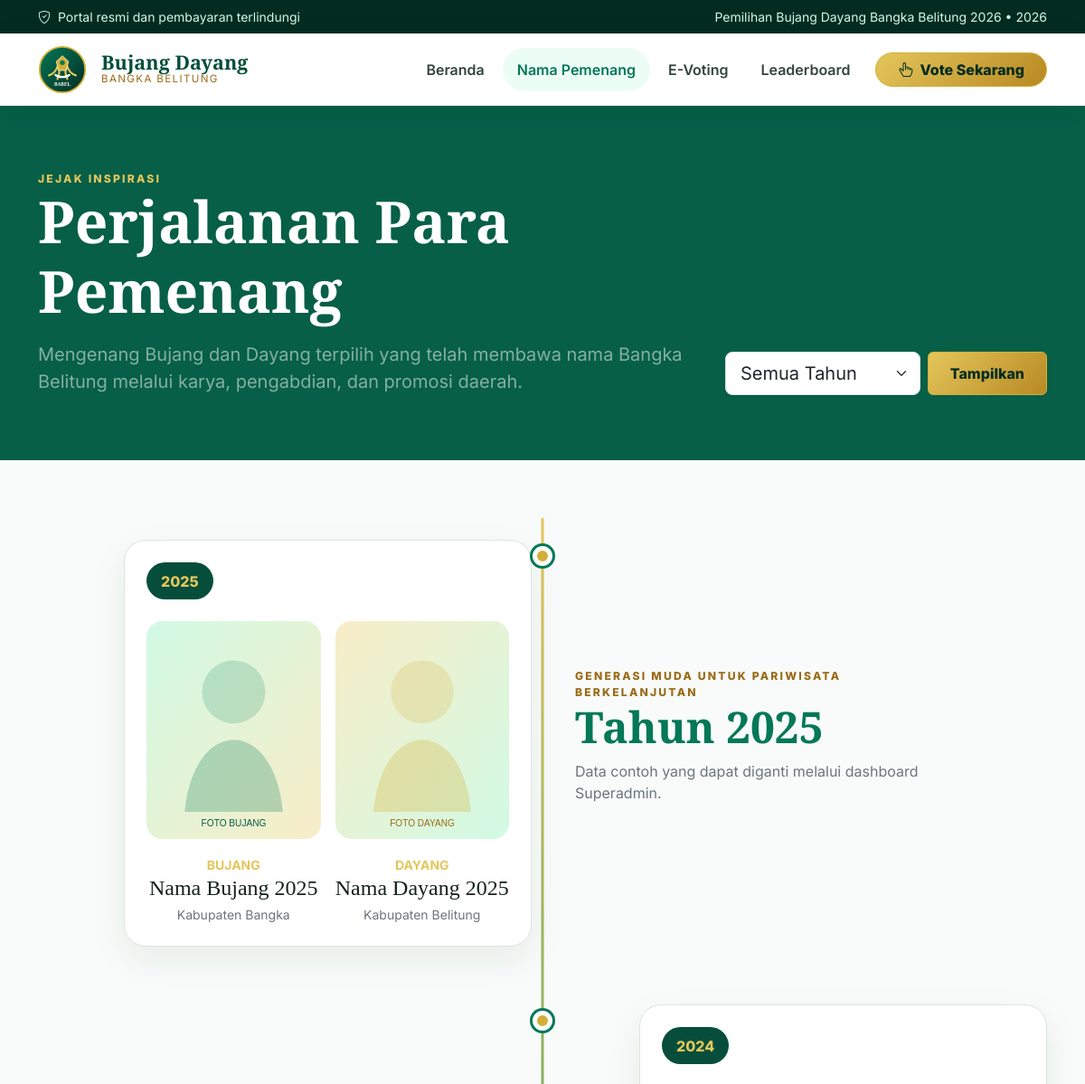
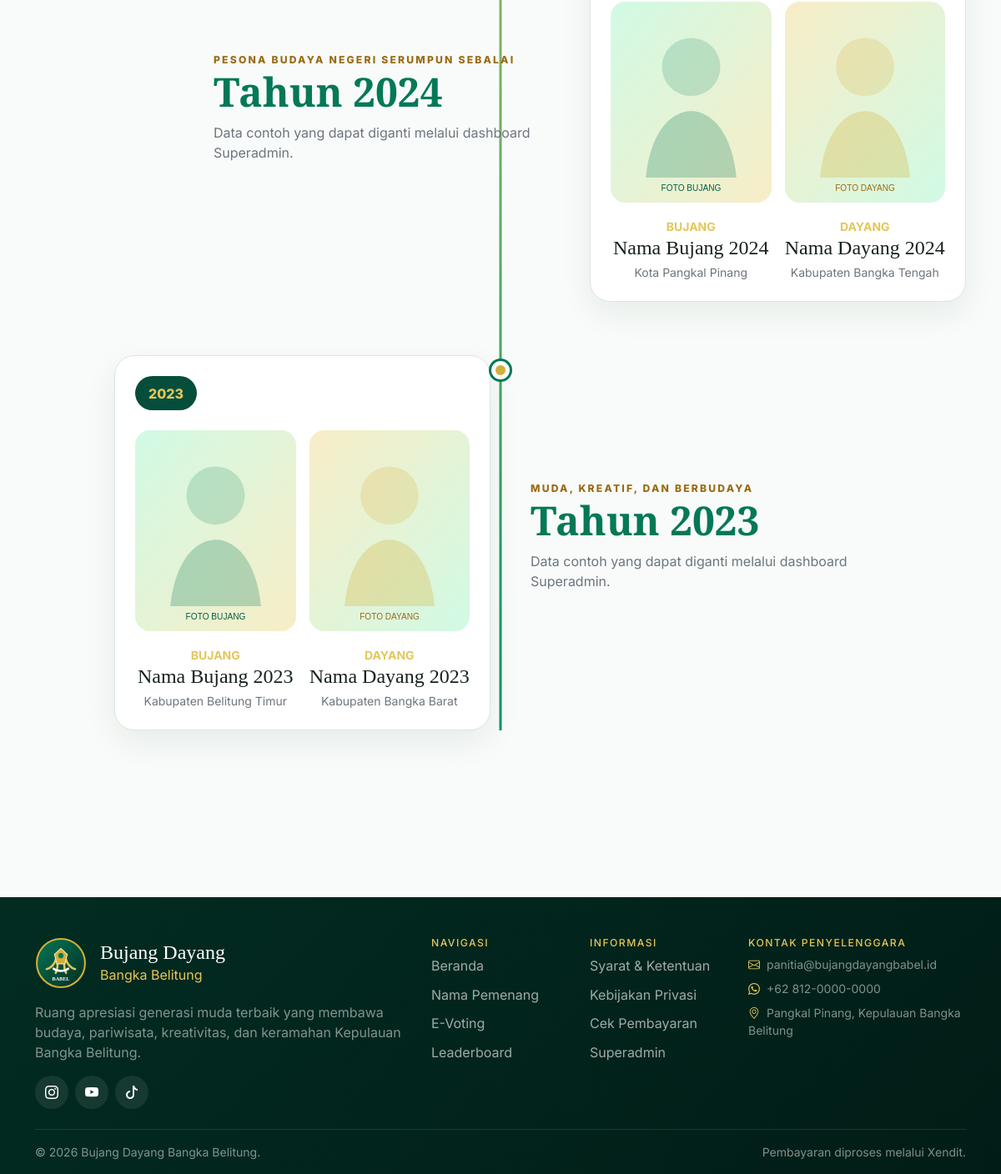
The page /winners.php on the database its author committed (2 pictures, top to bottom).
### tables this page shows
CREATE TABLE IF NOT EXISTS events (
  id BIGINT UNSIGNED AUTO_INCREMENT PRIMARY KEY,
  name VARCHAR(180) NOT NULL,
  year SMALLINT UNSIGNED NOT NULL,
  theme VARCHAR(255) NULL,
  voting_start_at DATETIME NULL,
  voting_end_at DATETIME NULL,
  status ENUM('DRAFT','PUBLISHED','VOTING_ACTIVE','VOTING_CLOSED','ARCHIVED') NOT NULL DEFAULT 'DRAFT',
  homepage_mode ENUM('AUTO','GENERAL','LEADERBOARD') NOT NULL DEFAULT 'AUTO',
  leaderboard_visible TINYINT(1) NOT NULL DEFAULT 1,
  leaderboard_frozen TINYINT(1) NOT NULL DEFAULT 0,
  points_visible TINYINT(1) NOT NULL DEFAULT 1,
  created_at DATETIME NOT NULL,
  updated_at DATETIME NOT NULL,
  INDEX idx_events_status_year(status,year)
);

CREATE TABLE IF NOT EXISTS winners (
  id BIGINT UNSIGNED AUTO_INCREMENT PRIMARY KEY,
  year SMALLINT UNSIGNED NOT NULL UNIQUE,
  theme VARCHAR(255) NULL,
  bujang_name VARCHAR(150) NOT NULL,
  bujang_region_id BIGINT UNSIGNED NULL,
  bujang_photo VARCHAR(255) NULL,
  dayang_name VARCHAR(150) NOT NULL,
  dayang_region_id BIGINT UNSIGNED NULL,
  dayang_photo VARCHAR(255) NULL,
  description TEXT NULL,
  documentation_url VARCHAR(255) NULL,
  is_published TINYINT(1) NOT NULL DEFAULT 1,
  created_at DATETIME NOT NULL,
  updated_at DATETIME NOT NULL,
  CONSTRAINT fk_winner_bujang_region FOREIGN KEY(bujang_region_id) REFERENCES regions(id) ON DELETE SET NULL,
  CONSTRAINT fk_winner_dayang_region FOREIGN KEY(dayang_region_id) REFERENCES regions(id) ON DELETE SET NULL
);

CREATE TABLE IF NOT EXISTS regions (
  id BIGINT UNSIGNED AUTO_INCREMENT PRIMARY KEY,
  name VARCHAR(120) NOT NULL UNIQUE,
  type ENUM('KABUPATEN','KOTA','PROVINSI') NOT NULL DEFAULT 'KABUPATEN',
  sort_order INT NOT NULL DEFAULT 0,
  is_active TINYINT(1) NOT NULL DEFAULT 1
);

### app/helpers.php (called while the page is built, shortened)
<?php
function env_value(string $key, mixed $default = null): mixed
{
    static $values = null;
    if ($values === null) {
        $values = [];
        $path = dirname(__DIR__) . '/.env';
    }
    $value = $values[$key] ?? getenv($key);
    if ($value === false || $value === null || $value === '') {
        return $default;
    }
    return match (strtolower((string) $value)) {
        'true' => true,
        'false' => false,
        'null' => null,
        default => $value,
    };
}
function app_config(?string $key = null, mixed $default = null): mixed
{
    static $config = null;
    $config ??= require dirname(__DIR__) . '/config/app.php';
    if ($key === null) {
        return $config;
    }
    $segments = explode('.', $key);
    $value = $config;
    foreach ($segments as $segment) {
        $value = $value[$segment];
    }
    return $value;
}
function db(): PDO
{
    return Database::connection();
}
function e(string|int|float|null $value): string
{
    return htmlspecialchars((string) $value, ENT_QUOTES, 'UTF-8');
}
function url(string $path = ''): string
{
    $base = rtrim((string) app_config('app.url', ''), '/');
    return $base . '/' . ltrim($path, '/');
}
function asset(string $path): string
{
    return url('assets/' . ltrim($path, '/'));
}
function upload_url(?string $path, string $fallback = 'images/placeholder-bujang.svg'): string
{
    if (!$path) {
        return asset($fallback);
    }
    return url(ltrim($path, '/'));
}
function active_event(): ?array
{
    static $event = false;
    try {
        $stmt = db()->query("SELECT * FROM events WHERE status IN ('PUBLISHED','VOTING_ACTIVE','VOTING_CLOSED') ORDER BY year DESC, id DESC LIMIT 1");
        $event = $stmt->fetch() ?: null;
    } catch (Throwable) {
        $event = null;
    }
    return $event;
}

### config/app.php (called while the page is built, shortened)
<?php
return [
    'app' => [
        'name' => env_value('APP_NAME', 'Bujang Dayang Bangka Belitung'),
        'env' => env_value('APP_ENV', 'production'),
        'debug' => (bool) env_value('APP_DEBUG', false),
        'url' => env_value('APP_URL', 'http://localhost'),
        'timezone' => env_value('APP_TIMEZONE', 'Asia/Jakarta'),
        'install_key' => env_value('APP_INSTALL_KEY', ''),
        'encryption_key' => env_value('APP_ENCRYPTION_KEY', ''),
        'cron_secret' => env_value('CRON_SECRET', ''),
    ],
    'database' => [
        'host' => env_value('DB_HOST', 'localhost'),
        'port' => (int) env_value('DB_PORT', 3306),
        'database' => env_value('DB_DATABASE', 'bujang_dayang'),
        'username' => env_value('DB_USERNAME', 'root'),
        'password' => env_value('DB_PASSWORD', ''),
        'charset' => 'utf8mb4',
    ],
    'xendit' => [
        'api_url' => rtrim((string) env_value('XENDIT_API_URL', 'https://api.xendit.co'), '/'),
        'secret_key' => env_value('XENDIT_SECRET_KEY', ''),
        'business_id' => env_value('XENDIT_BUSINESS_ID', ''),
        'webhook_token' => env_value('XENDIT_WEBHOOK_TOKEN', ''),
        'allowed_channels' => array_values(array_filter(array_map('trim', explode(',', (string) env_value('XENDIT_ALLOWED_CHANNELS', 'QRIS,DANA,OVO,SHOPEEPAY'))))),
        'expiry_minutes' => (int) env_value('PAYMENT_EXPIRY_MINUTES', 30),
    ],
];

### app/bootstrap.php (called while the page is built, shortened)
<?php
require_once __DIR__ . '/helpers.php';
require_once __DIR__ . '/Database.php';
$config = app_config();

### app/Database.php (called while the page is built, shortened)
<?php
final class Database
{
    private static ?PDO $pdo = null;
    public static function connection(): PDO
    {
        if (self::$pdo instanceof PDO) {
            return self::$pdo;
        }
        $config = app_config('database');
        $dsn = sprintf('mysql:host=%s;port=%d;dbname=%s;charset=%s', $config['host'], $config['port'], $config['database'], $config['charset']);
        self::$pdo = new PDO($dsn, $config['username'], $config['password'], [
            PDO::ATTR_ERRMODE => PDO::ERRMODE_EXCEPTION,
            PDO::ATTR_DEFAULT_FETCH_MODE => PDO::FETCH_ASSOC,
            PDO::ATTR_EMULATE_PREPARES => false,
        ]);
        return self::$pdo;
    }
}

### winners.php (the view)
<?php
require __DIR__.'/app/bootstrap.php';$pageTitle='Nama Pemenang';$pageDescription='Perjalanan pemenang Bujang Dayang Bangka Belitung dari tahun ke tahun.';$year=(int)($_GET['year']??0);$sql="SELECT w.*, rb.name bujang_region, rd.name dayang_region FROM winners w LEFT JOIN regions rb ON rb.id=w.bujang_region_id LEFT JOIN regions rd ON rd.id=w.dayang_region_id WHERE w.is_published=1";$params=[];if($year){$sql.=' AND w.year=?';$params[]=$year;}$sql.=' ORDER BY w.year DESC';$stmt=db()->prepare($sql);$stmt->execute($params);$winners=$stmt->fetchAll();$years=db()->query('SELECT DISTINCT year FROM winners WHERE is_published=1 ORDER BY year DESC')->fetchAll(PDO::FETCH_COLUMN);require __DIR__.'/views/partials/header.php';
?>
<section class="py-5 bg-emerald text-white"><div class="container py-4"><div class="row align-items-end g-4"><div class="col-lg-8"><div class="section-kicker text-gold">Jejak Inspirasi</div><h1 class="display-3 fw-bold mb-3">Perjalanan Para Pemenang</h1><p class="text-white-50 fs-5 mb-0">Mengenang Bujang dan Dayang terpilih yang telah membawa nama Bangka Belitung melalui karya, pengabdian, dan promosi daerah.</p></div><div class="col-lg-4"><form class="d-flex gap-2"><select class="form-select form-select-lg" name="year"><option value="">Semua Tahun</option><?php foreach($years as $y):?><option value="<?= (int)$y ?>" <?= $year===(int)$y?'selected':'' ?>><?= (int)$y ?></option><?php endforeach;?></select><button class="btn btn-gold px-4">Tampilkan</button></form></div></div></div></section>
<section class="section-space"><div class="container"><div class="timeline"><?php foreach($winners as $i=>$w):?><div class="timeline-item"><span class="timeline-dot"></span><div class="row g-4 align-items-center <?= $i%2?'flex-row-reverse':'' ?>"><div class="col-lg-5 <?= $i%2?'':'offset-lg-1' ?>"><div class="winner-card"><span class="year-badge mb-4"><?= (int)$w['year'] ?></span><div class="row g-3"><div class="col-6"><div class="winner-photo"><img src="<?= upload_url($w['bujang_photo'],'images/placeholder-bujang.svg') ?>" alt="<?= e($w['bujang_name']) ?>"></div><div class="text-center mt-3"><span class="small text-uppercase text-gold fw-bold">Bujang</span><h4 class="mb-1"><?= e($w['bujang_name']) ?></h4><div class="small text-secondary"><?= e($w['bujang_region']) ?></div></div></div><div class="col-6"><div class="winner-photo"><img src="<?= upload_url($w['dayang_photo'],'images/placeholder-dayang.svg') ?>" alt="<?= e($w['dayang_name']) ?>"></div><div class="text-center mt-3"><span class="small text-uppercase text-gold fw-bold">Dayang</span><h4 class="mb-1"><?= e($w['dayang_name']) ?></h4><div class="small text-secondary"><?= e($w['dayang_region']) ?></div></div></div></div></div></div><div class="col-lg-5"><div class="px-lg-4"><div class="section-kicker"><?= e($w['theme'] ?: 'Bujang Dayang Bangka Belitung') ?></div><h2 class="font-display display-5 fw-bold text-emerald">Tahun <?= (int)$w['year'] ?></h2><p class="text-secondary"><?= nl2br(e($w['description'] ?: 'Pemenang tahun ini menjadi representasi generasi muda Bangka Belitung dalam promosi budaya, pariwisata, dan kreativitas daerah.')) ?></p><?php if($w['documentation_url']):?><a class="btn btn-outline-success rounded-pill" target="_blank" rel="noopener" href="<?= e($w['documentation_url']) ?>"><i class="bi bi-images me-2"></i>Lihat Dokumentasi</a><?php endif;?></div></div></div></div><?php endforeach;?><?php if(!$winners):?><div class="empty-state"><i class="bi bi-trophy fs-1 text-emerald"></i><h4 class="mt-3">Data pemenang belum tersedia</h4><p class="text-secondary">Superadmin dapat menambahkan riwayat pemenang melalui dashboard.</p></div><?php endif;?></div></div></section>
<?php require __DIR__.'/views/partials/footer.php';?>

### views/partials/header.php (shortened to what this page needs)
<?php
$current = basename($_SERVER['PHP_SELF'] ?? 'index.php');
$event = $event ?? active_event();
?>
<!doctype html>
<html lang="id">
<head>
    <link href="https://cdn.jsdelivr.net/npm/bootstrap@5.3.3/dist/css/bootstrap.min.css" rel="stylesheet">
    <link href="https://cdn.jsdelivr.net/npm/bootstrap-icons@1.11.3/font/bootstrap-icons.min.css" rel="stylesheet">
    <link rel="stylesheet" href="<?= e(url('assets/css/style.css')) ?>">
</head>
<body>
<div class="topbar py-2">
    <div class="container d-flex flex-wrap justify-content-between align-items-center gap-2 small">
        <span><i class="bi bi-shield-check me-1"></i> Portal resmi dan pembayaran terlindungi</span>
        <span><?= $event ? e($event['name']) . ' • ' . e($event['year']) : 'Bujang Dayang Bangka Belitung' ?></span>
    </div>
</div>
<nav class="navbar navbar-expand-lg navbar-light sticky-top main-navbar">
    <div class="container">
        <a class="navbar-brand d-flex align-items-center gap-3" href="<?= url('index.php') ?>">
            <img src="<?= asset('images/logo.svg') ?>" alt="Logo" width="54" height="54">
            <span><strong>Bujang Dayang</strong><small>Bangka Belitung</small></span>
        </a>
        <div class="collapse navbar-collapse" id="mainNav">
            <ul class="navbar-nav ms-auto align-items-lg-center gap-lg-1">
                <li class="nav-item"><a class="nav-link <?= $current === 'index.php' ? 'active' : '' ?>" href="<?= url('index.php') ?>">Beranda</a></li>
                <li class="nav-item"><a class="nav-link <?= $current === 'winners.php' ? 'active' : '' ?>" href="<?= url('winners.php') ?>">Nama Pemenang</a></li>
                <li class="nav-item"><a class="nav-link <?= in_array($current, ['evoting.php','finalist.php'], true) ? 'active' : '' ?>" href="<?= url('evoting.php') ?>">E-Voting</a></li>
                <li class="nav-item"><a class="nav-link <?= $current === 'leaderboard.php' ? 'active' : '' ?>" href="<?= url('leaderboard.php') ?>">Leaderboard</a></li>
                <li class="nav-item ms-lg-2"><a class="btn btn-gold rounded-pill px-4" href="<?= url('evoting.php') ?>"><i class="bi bi-hand-index-thumb me-2"></i>Vote Sekarang</a></li>
            </ul>
        </div>
    </div>
</nav>
<main>

### rows shown on the page
events: name "Pemilihan Bujang Dayang Bangka Belitung 2026", year "2026"
winners: year "2025", bujang_name "Nama Bujang 2025", bujang_region.name "Kabupaten Bangka", dayang_name "Nama Dayang 2025", dayang_region.name "Kabupaten Belitung", theme "GENERASI MUDA UNTUK PARIWISATA BERKELANJUTAN", description "Data contoh yang dapat diganti melalui dashboard Superadmin."
winners: year "2024", bujang_name "Nama Bujang 2024", bujang_region.name "Kota Pangkal Pinang", dayang_name "Nama Dayang 2024", dayang_region.name "Kabupaten Bangka Tengah", theme "PESONA BUDAYA NEGERI SERUMPUN SEBALAI", description "Data contoh yang dapat diganti melalui dashboard Superadmin."
winners: year "2023", bujang_name "Nama Bujang 2023", bujang_region.name "Kabupaten Belitung Timur", dayang_name "Nama Dayang 2023", dayang_region.name "Kabupaten Bangka Barat", theme "MUDA, KREATIF, DAN BERBUDAYA", description "Data contoh yang dapat diganti melalui dashboard Superadmin."

### other values the page prints
setting('contact_email', 'panitia@bujangdayangbabel.id') "panitia@bujangdayangbabel.id"
setting('contact_phone', '+62 812-0000-0000') "+62 812-0000-0000"
